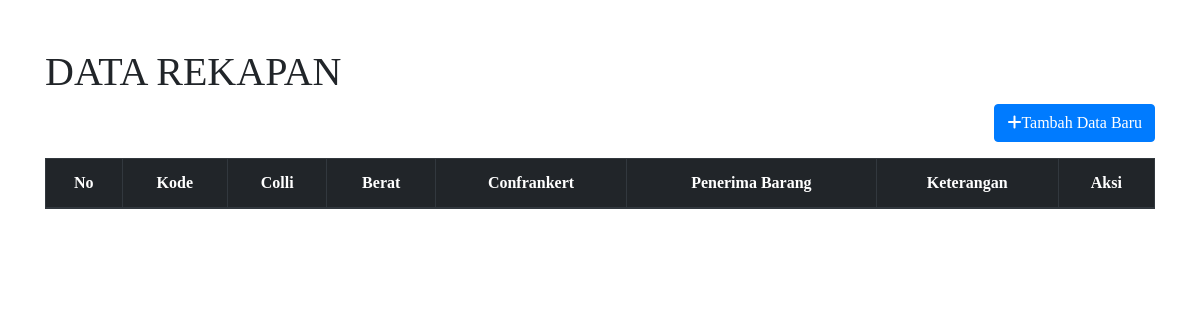
The app's page /, older data.
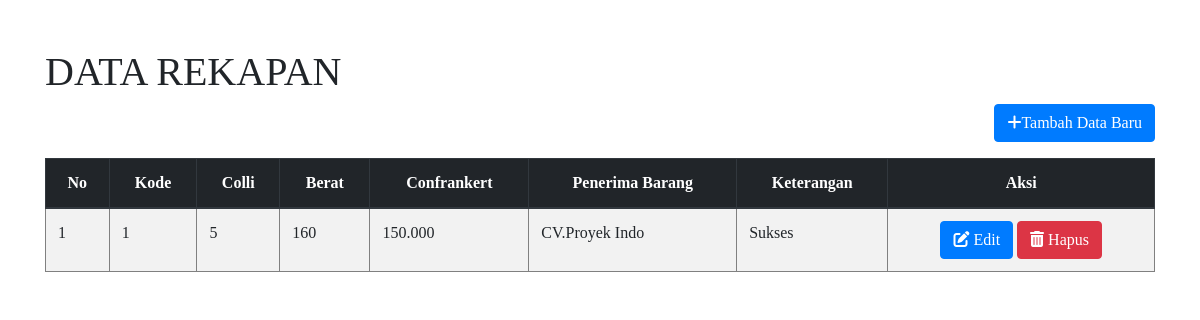
The same page, newer data.
### tables this page shows
CREATE TABLE `rekap` (
  `id` int(11) NOT NULL,
  `kode_rekap` varchar(6) NOT NULL,
  `colli` varchar(100) NOT NULL,
  `berat` varchar(100) NOT NULL,
  `confrankert` varchar(100) NOT NULL,
  `penerima` varchar(100) NOT NULL,
  `keterangan` varchar(200) NOT NULL
);

### index.php (the view, shortened to what this page needs)
<!DOCTYPE html>
<html>
<head>
  <link rel="stylesheet" href="https://maxcdn.bootstrapcdn.com/bootstrap/4.0.0/css/bootstrap.min.css">
</head>
<body>
   <div class="container pt-5">
    <h1>DATA REKAPAN</h1>
     <a class="tombol" href="tambahrekap.php"><button class="btn btn-primary float-right mb-3"><i class="fas fa-plus"></i>Tambah Data Baru</button> </a>
     <div class="table-responsive">
         <table border="1" class="table table-striped ">
            <thead class="thead-dark ">
               <tr>
                 <th class="text-center">No</th>
                 <th class="text-center">Kode</th>
                 <th class="text-center">Colli</th>
                 <th class="text-center">Berat</th>
                 <th class="text-center">Confrankert</th>
                 <th class="text-center">Penerima Barang</th>
                 <th class="text-center">Keterangan</th>
                 <th class="text-center" colspan="2">Aksi</th>
               </tr>
            </thead>
        <?php
         include "koneksi.php";
         $query_mysqli = mysqli_query($kon,"SELECT * FROM rekap")or die(mysqli_error());
         $nomor = 1;
         while($data = mysqli_fetch_array($query_mysqli)){
          $sd=$data['confrankert'];
          $p21 = number_format($sd,'0','.','.');
          $b=$data['berat'];
          $berat = number_format($b,'0','.','.');
         ?>
               <tr>
                   <td> <?php echo $nomor++; ?></td>
                   <td> <?php echo $data['kode_rekap']; ?></td>
                   <td> <?php echo $data['colli']; ?></td>
                   <td> <?php echo $berat; ?></td>
                   <td> <?php echo $p21; ?></td>
                   <td> <?php echo $data['penerima']; ?></td>
                   <td> <?php echo $data['keterangan']; ?></td>
                   <td class="text-center">
                    <a class="edit" href="edit.php?id=<?php echo $data['id']; ?>">
                      <button type="submit" class="btn btn-primary" name="edit">
                        <i class="fas fa-edit"></i>  Edit
                      </button>
                    </a>
                    <a  href="hapus.php?id=<?php echo $data['id']; ?>" class="btn btn-danger">    <i class="fas fa-trash-alt"></i>  Hapus
                    </a>
                   </td>
               </tr>
          <?php } ?>
         </table>
       </div>
  </div>
</body>
</html>

Row changes from the older to the newer data that the page shows:
added rekap: kode_rekap "1", colli "5", berat "160", confrankert "150.000", penerima "CV.Proyek Indo", keterangan "Sukses"
